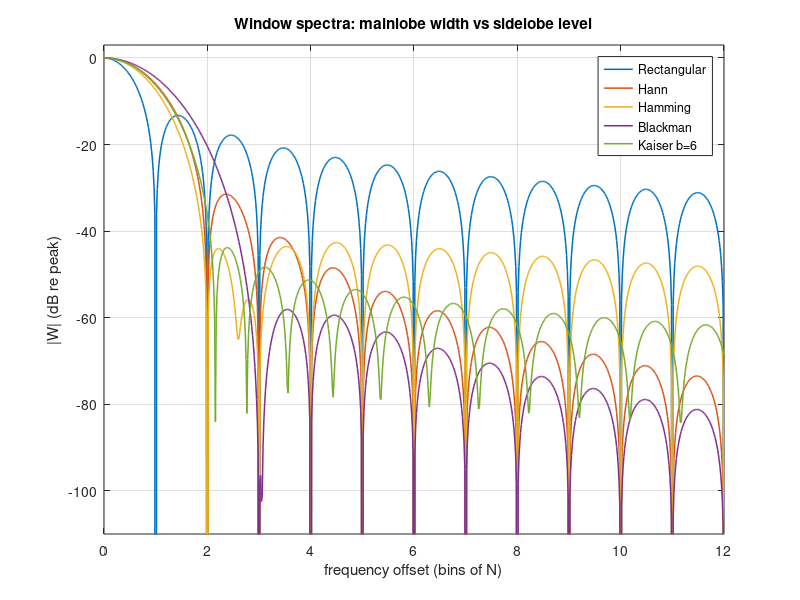
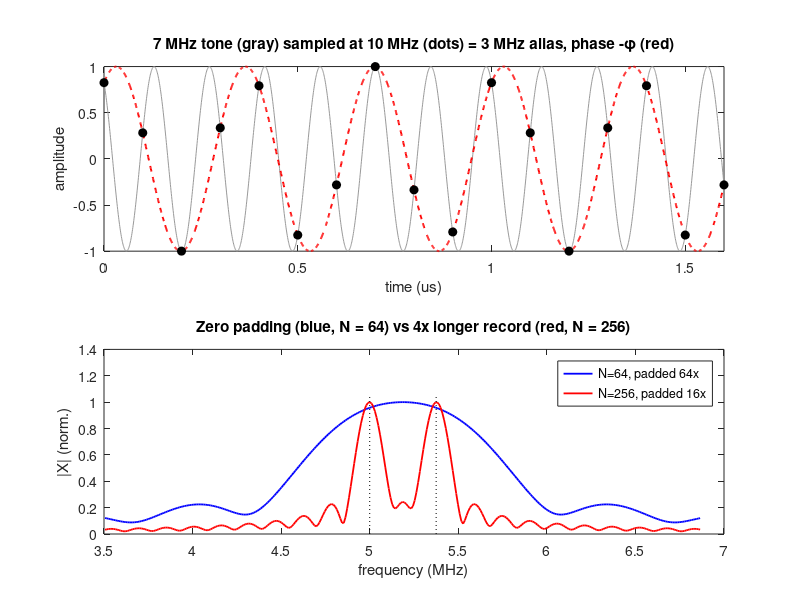

The MATLAB script that drew these images, in order:
%% m04_fft_1d_basics.m  -- Module 04: frequency axes, aliasing, zero padding, Parseval, windows
% Purpose : build the FFT frequency axis correctly, see aliasing, show that zero padding
%           interpolates but does not resolve (a longer record does), check Parseval, and
%           measure the figures of merit of the classic windows.
% Change  : fs, N, the tone frequencies, the tone separation sepT (in units of 1/T),
%           the window list.
% Expect  : alias of 7 MHz at fs = 10 MHz -> 3.000 MHz; legal bandpass rates for HARD-supported
%           bands: [3.5, 6.5] MHz -> fs >= 13 or 6.5..7.0 MHz, [3, 7] MHz -> only fs >= 14 MHz
%           (band edges at 6.75 MHz land at 3.25 and 0.25 MHz); if [3.5, 6.5] are only the -6 dB
%           edges of a 5 MHz Gaussian, the zone-2 edges at 6.75 MHz sit at -7.07 / -8.19 dB, so
%           the tails alias; Hann tone vs noise normalization: -4.26 dB (noise, uncorrected) vs
%           -6.02 dB (tone), +1.76 dB left if CG^2 is used on noise; padded short record shows 1 peak,
%           4x longer record shows 2; Parseval gap ~1e-12; window table
%           rect -13.3 dB / Hann -31.5 dB / Hamming -42.7 dB / Blackman -58.1 dB,
%           roll-off about -6, -18, -6, -18 dB/octave.
% Base MATLAB only; runs in MATLAB R2019b+ and GNU Octave 8.
clear; close all; rng(1);

%% 1. Frequency axis and fftshift
fs = 40;                 % sampling rate (MHz)
N  = 1024;               % record length (samples)
T  = N/fs;               % record duration (us)
df = fs/N;               % bin spacing (MHz)
f_unshift = (0:N-1)*df;                   % bins as returned by fft (0 ... fs)
f_shift   = (-N/2:N/2-1)*df;              % axis after fftshift (-fs/2 ... fs/2)
n  = 0:N-1;
x  = cos(2*pi*5*n/fs + 0.3);              % 5 MHz tone
X  = fftshift(fft(x));
[~, ipk] = max(abs(X(N/2+1:end)));        % positive half only
fprintf('--- frequency axis ---\n');
fprintf('fs = %g MHz, N = %d: bin spacing fs/N = %.2f kHz, T = %.1f us, 1/T = %.2f kHz\n', fs, N, df*1e3, T, 1e3/T);
fprintf('5 MHz tone: peak at %.3f MHz (positive half of the fftshifted axis)\n', f_shift(N/2+ipk));
fprintf('unshifted bin k = N-1 is %.4f MHz = -df (negative frequency)\n', f_unshift(end) - fs);

%% 2. Aliasing: a 7 MHz tone sampled at 10 MHz
fsa = 10; Na = 4096; na = 0:Na-1;
w_hann = 0.5 - 0.5*cos(2*pi*na/Na);               % periodic Hann, written out (no toolbox)
xa = cos(2*pi*7*na/fsa + 0.6) .* w_hann;
Xa = abs(fft(xa)); [~, ka] = max(Xa(1:Na/2+1));
f_alias_formula = abs(7 - fsa*round(7/fsa));
fprintf('\n--- aliasing ---\n');
fprintf('7 MHz at fs = 10 MHz: formula |f0 - fs*round(f0/fs)| = %.3f MHz, FFT peak = %.3f MHz\n', ...
        f_alias_formula, (ka-1)*fsa/Na);

%% 2b. Bandpass sampling: for a band strictly confined to [fL, fH] (hard support),
%     2 fH/n <= fs <= 2 fL/(n-1), 1 <= n <= floor(fH/(fH-fL)); n = 1 has no upper bound
fprintf('\n--- bandpass sampling ---\n');
bands = [3.5 6.5; 3 7];                            % [fL fH] in MHz
for ib = 1:size(bands, 1)
    fL = bands(ib, 1); fH = bands(ib, 2); Bw = fH - fL; nmax = floor(fH/Bw);
    fprintf('band [%.1f, %.1f] MHz, B = %.1f, n_max = %d:', fL, fH, Bw, nmax);
    for nz = 1:nmax
        if nz == 1, fprintf('  n=1: fs >= %.2f', 2*fH);
        else, fprintf('  n=%d: %.2f..%.2f', nz, 2*fH/nz, 2*fL/(nz-1)); end
    end
    fprintf(' MHz\n');
end
fsb = 6.75; fe = [3.5 6.5];                        % band edges sampled at 6.75 MHz (zone n = 2)
fa_e = abs(fe - fsb*round(fe/fsb));
fprintf('fs = %.2f MHz: band edges %.1f / %.1f MHz alias to %.2f / %.2f MHz (zone 2: inverted)\n', fsb, fe, fa_e);
% A Gaussian has no hard support: if 3.5/6.5 MHz are its -6 dB edges, what lies outside zone 2?
sgf = 1.5/sqrt(2*log(2));                          % amplitude-spectrum std of a 5 MHz, 60 % Gaussian (MHz)
zed = [fsb/2 fsb];                                 % zone-2 edges at fs = 6.75 MHz
fprintf('5 MHz, 60 %% Gaussian: level at the zone-2 edges %.3f / %.2f MHz = %.2f / %.2f dB re peak\n', ...
        zed, 20*log10(exp(-(zed - 5).^2/(2*sgf^2))));
fprintf('(so -6 dB edges only mark where the -6 dB intervals do not overlap, not alias-free sampling)\n');

%% 3. Zero padding vs a longer record (complex tones, as IQ data)
f1 = 5.0; sepT = 0.6;                     % tone separation in units of 1/T
Ns = 64; Ts = Ns/fs; f2 = f1 + sepT/Ts;   % 0.6/T apart for the SHORT record
mk = @(Nr) exp(1j*2*pi*f1*(0:Nr-1)/fs) + exp(1j*2*pi*f2*(0:Nr-1)/fs);
countPeaks = @(m) sum( m(2:end-1) > m(1:end-2) & m(2:end-1) >= m(3:end) & m(2:end-1) > 0.5*max(m) );
Npad = 4096;
Xs_pad  = abs(fft(mk(Ns), Npad));         % short record, 64x zero padded
Xl_pad  = abs(fft(mk(4*Ns), Npad));       % 4x longer record, same display grid
fax = (0:Npad-1)*fs/Npad;
sel = fax > f1 - 1.5 & fax < f2 + 1.5;
fprintf('\n--- zero padding vs longer record ---\n');
fprintf('tones %.3f and %.3f MHz (%.2f/T apart for N = %d)\n', f1, f2, sepT, Ns);
fprintf('N = %3d padded to %d: %d peak(s) (bins of %.4f MHz, resolution 1/T = %.3f MHz)\n', Ns, Npad, countPeaks(Xs_pad(sel)), fs/Npad, 1/Ts);
fprintf('N = %3d padded to %d: %d peak(s) (resolution 1/T = %.3f MHz)\n', 4*Ns, Npad, countPeaks(Xl_pad(sel)), 1/(4*Ts));

%% 4. Parseval
xr = randn(1, N);
gap = sum(abs(xr).^2) - sum(abs(fft(xr)).^2)/N;
fprintf('\n--- Parseval ---\nsum|x|^2 - sum|X|^2/N = %.2e\n', gap);

%% 5. Window figures of merit (DFT-even windows, N = 256, 64x zero padding)
Nw = 256; P = 64; L = Nw*P; m = 0:Nw-1; a = 2*pi*m/Nw;
I0 = @(z) sum( bsxfun(@rdivide, bsxfun(@power, z(:)/2, 2*(0:40)), factorial(0:40).^2), 2 ).';  % Bessel I0 series
names = {'Rectangular', 'Hann', 'Hamming', 'Blackman', 'Kaiser b=6'};
W = [ ones(1, Nw);
      0.5 - 0.5*cos(a);
      0.54 - 0.46*cos(a);
      0.42 - 0.5*cos(a) + 0.08*cos(2*a);
      I0(6*sqrt(max(0, 1 - (2*m/Nw - 1).^2))) / I0(6) ];
theoryPSL = [-13.26 -31.47 -42.66 -58.11 NaN];
fprintf('\n--- window table (computed) ---\n');
fprintf('%-12s %8s %8s %8s %8s %6s %6s %8s %10s\n', 'window', 'PSL dB', '-3dB bin', '-6dB bin', 'null bin', 'ENBW', 'CG', 'scal dB', 'roll dB/oct');
figure('Name', 'windows', 'Position', [100 100 760 520]);
cols = lines(5);
for iw = 1:size(W, 1)
    w = W(iw, :);
    S = abs(fft(w, L)); S = S/S(1);
    d = 20*log10(S(1:L/2) + 1e-300);
    k = 2; while ~(d(k) < d(k-1) && d(k) <= d(k+1)), k = k + 1; end     % first null
    psl = max(d(k:end));
    w3 = 2*interp1(d(1:k), (0:k-1)/P, -3.0103);
    w6 = 2*interp1(d(1:k), (0:k-1)/P, -6.0206);
    enbw = Nw*sum(w.^2)/sum(w)^2;
    cg = mean(w);
    scal = -d(P/2 + 1);                                                % tone half a bin off
    env = @(b) max(d(b*P+1:(b+1)*P));                                  % sidelobe peak near bin b
    roll = (env(40) - env(10))/2;                                      % 2 octaves, per octave
    fprintf('%-12s %8.2f %8.3f %8.3f %8.3f %6.3f %6.3f %8.2f %10.1f', names{iw}, psl, w3, w6, (k-1)/P, enbw, cg, scal, roll);
    if ~isnan(theoryPSL(iw)), fprintf('   (theory PSL %.2f)\n', theoryPSL(iw)); else, fprintf('\n'); end
    plot((0:L/2-1)/P, d, 'Color', cols(iw, :), 'LineWidth', 1.1); hold on;
end
hold off; xlim([0 12]); ylim([-110 3]); grid on;
xlabel('frequency offset (bins of N)'); ylabel('|W| (dB re peak)');
title('Window spectra: mainlobe width vs sidelobe level'); legend(names, 'Location', 'northeast');

%% 5b. Tone vs noise normalization (periodic Hann): different corrections
wh = 0.5 - 0.5*cos(2*pi*(0:Nw-1)/Nw);
fprintf('\n--- Hann normalization (tone: divide by sum(w); PSD: |Xw|^2/(fs*sum(w.^2))) ---\n');
fprintf('CG = %.3f, mean(w^2) = %.4f, ENBW = %.3f bins\n', mean(wh), mean(wh.^2), Nw*sum(wh.^2)/sum(wh)^2);
fprintf('uncorrected tone amplitude: %.2f dB; uncorrected noise power: %.2f dB; noise corrected by CG^2: %+.2f dB\n', ...
        20*log10(mean(wh)), 10*log10(mean(wh.^2)), 10*log10(mean(wh.^2)/mean(wh)^2));

%% 6. Figure: aliasing and zero padding
figure('Name', 'aliasing and zero padding', 'Position', [100 100 760 600]);
subplot(2, 1, 1);
tc = linspace(0, 1.6, 2000); ts = 0:1/fsa:1.6;
plot(tc, cos(2*pi*7*tc + 0.6), 'Color', [0.6 0.6 0.6]); hold on;
plot(tc, cos(2*pi*3*tc - 0.6), 'r--', 'LineWidth', 1.4);
plot(ts, cos(2*pi*7*ts + 0.6), 'ko', 'MarkerFaceColor', 'k'); hold off;
xlim([0 1.6]); xlabel('time (us)'); ylabel('amplitude');
title('7 MHz tone (gray) sampled at 10 MHz (dots) = 3 MHz alias, phase -\phi (red)');
subplot(2, 1, 2);
plot(fax(sel), Xs_pad(sel)/max(Xs_pad), 'b', 'LineWidth', 1.3); hold on;
plot(fax(sel), Xl_pad(sel)/max(Xl_pad), 'r', 'LineWidth', 1.3);
plot([f1 f1], [0 1.05], 'k:', [f2 f2], [0 1.05], 'k:'); hold off;
xlabel('frequency (MHz)'); ylabel('|X| (norm.)');
title('Zero padding (blue, N = 64) vs 4x longer record (red, N = 256)');
legend('N=64, padded 64x', 'N=256, padded 16x', 'Location', 'northeast');
